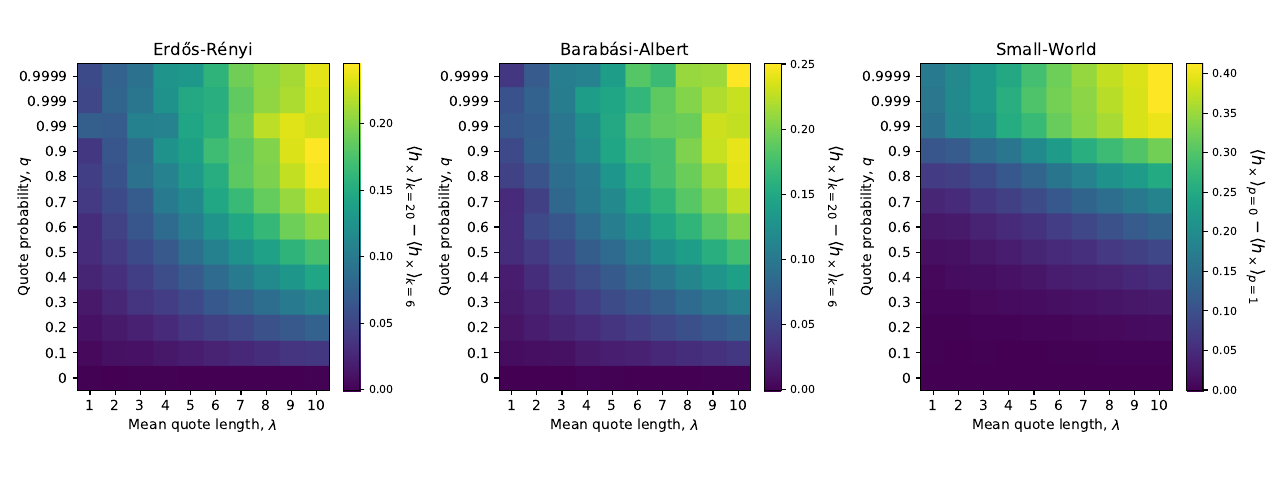

This figure's Python source:
import numpy as np
import pandas as pd
import matplotlib.pyplot as plt
import bltools as blt

dir1 = "q-lambda/processing"

# parameter lists for axes labels
q_list = [0, .1, .2, .3, .4, .5, .6, .7, .8, .9] + [.99, .999, .9999]
lam_list = [1, 2, 3, 4, 5, 6, 7, 8, 9, 10]

a = 1.6
fig, ax = plt.subplots(1,3,figsize=(8*a,3*a))

# (1,1): robustness of density result (ER)
data1 = np.loadtxt(f"{dir1}/hx_ER-NEW_k%i.csv" % 6, delimiter=",")
data2 = np.loadtxt(f"{dir1}/hx_ER-NEW_k%i.csv" % 20, delimiter=",")

plt.sca(ax[0])
plt.imshow(np.subtract(data2,data1), origin="lower")
plt.xticks(range(len(lam_list)), lam_list)
plt.yticks(range(len(q_list)),q_list)
plt.xlabel(r"Mean quote length, $\lambda$")
plt.ylabel(r"Quote probability, $q$", labelpad=-10)
cb = plt.colorbar(fraction=0.058, pad=0.05)
cb.ax.tick_params(labelsize=8)
cb.ax.set_ylabel(r"$\langle h_\times \rangle_{k = 20} - \langle h_\times\rangle_{k = 6}$",
                 rotation=270, size=12, labelpad=20)
plt.title("Erdős-Rényi")

# (1,2): robustness of density result (BA)
data1 = np.loadtxt(f"{dir1}/hx_BA_k%i.csv" % 6, delimiter=",")
data2 = np.loadtxt(f"{dir1}/hx_BA_k%i.csv" % 20, delimiter=",")

plt.sca(ax[1])
plt.imshow(np.subtract(data2,data1), origin="lower")
plt.xticks(range(len(lam_list)), lam_list)
plt.yticks(range(len(q_list)),q_list)
plt.xlabel(r"Mean quote length, $\lambda$")
plt.ylabel(r"Quote probability, $q$", labelpad=-10)
cb = plt.colorbar(fraction=0.058, pad=0.05)
cb.ax.tick_params(labelsize=8)
cb.ax.set_ylabel(r"$\langle h_\times \rangle_{k = 20} - \langle h_\times\rangle_{k = 6}$",
                 rotation=270, size=12, labelpad=20)
plt.title("Barabási-Albert")


# (1,3): robustness of clustering result (small-world)
data0 = np.loadtxt(f"{dir1}/hx_SW-NEW_p%0.1f.csv" % 0, delimiter=",")
data1 = np.loadtxt(f"{dir1}/hx_SW-NEW_p%0.1f.csv" % 1, delimiter=",")

plt.sca(ax[2])
plt.imshow(np.subtract(data1,data0), origin="lower")
plt.xticks(range(len(lam_list)), lam_list)
plt.yticks(range(len(q_list)),q_list)
plt.xlabel(r"Mean quote length, $\lambda$")
plt.ylabel(r"Quote probability, $q$", labelpad=-10)
cb = plt.colorbar(fraction=0.058, pad=0.05)
cb.ax.tick_params(labelsize=8)
cb.ax.set_ylabel(r"$\langle h_\times \rangle_{p = 0} - \langle h_\times\rangle_{p = 1}$",
                 rotation=270, size=12, labelpad=20)
plt.title("Small-World")



#blt.letter_subplots(axes=ax, xoffset=-0.22, yoffset=1.03)
plt.tight_layout()
plt.savefig("figure8-robustness-q-lambda.pdf")
# plt.show()


